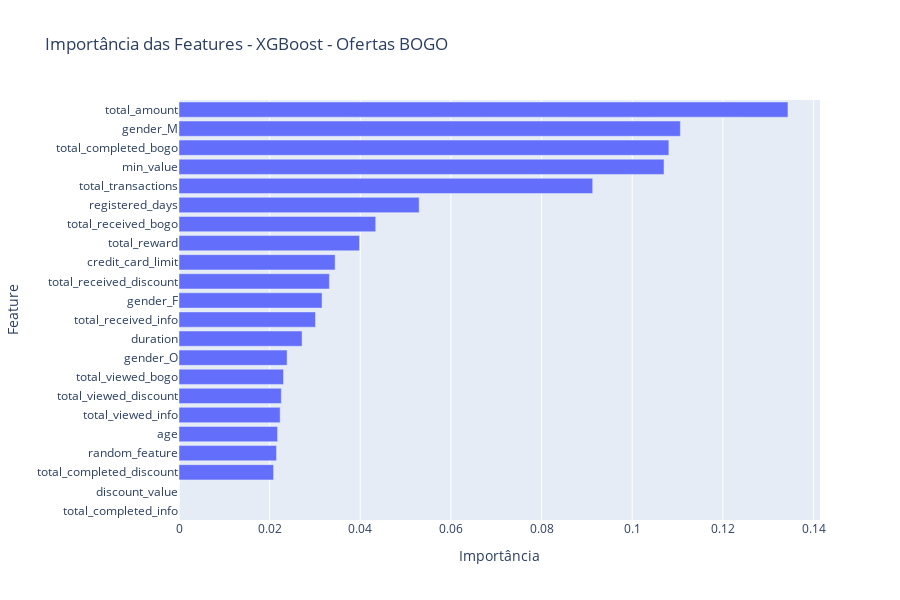

This figure's notebook cell:
### Code cell
xgb_model = bogo_models["XGBoost"]
importancias = xgb_model.feature_importances_
nomes_features = X_b.columns

importancia_df = pd.DataFrame({
    "Feature": nomes_features,
    "Importância": importancias
}).sort_values(by="Importância", ascending=False)

fig = go.Figure([
    go.Bar(
        x=importancia_df["Importância"],
        y=importancia_df["Feature"],
        orientation='h'
    )
])

fig.update_layout(
    title="Importância das Features - XGBoost - Ofertas BOGO",
    xaxis_title="Importância",
    yaxis_title="Feature",
    yaxis=dict(autorange="reversed"),
    height=600,
)

fig.show()

### Figure 1 — Plotly figure (JSON) as saved in the notebook; plotly's stock layout.template omitted (floating-point values rounded to 4 significant figures)
{"data": [{"orientation": "h", "type": "bar", "x": [0.1344, 0.1106, 0.1081, 0.107, 0.09128, 0.05299, 0.04341, 0.03983, 0.03445, 0.03318, 0.03156, 0.03011, 0.02715, 0.02385, 0.02306, 0.02258, 0.02232, 0.02175, 0.02152, 0.02087, 0.0, 0.0], "y": ["total_amount", "gender_M", "total_completed_bogo", "min_value", "total_transactions", "registered_days", "total_received_bogo", "total_reward", "credit_card_limit", "total_received_discount", "gender_F", "total_received_info", "duration", "gender_O", "total_viewed_bogo", "total_viewed_discount", "total_viewed_info", "age", "random_feature", "total_completed_discount", "discount_value", "total_completed_info"]}], "layout": {"height": 600, "title": {"text": "Importância das Features - XGBoost - Ofertas BOGO"}, "xaxis": {"title": {"text": "Importância"}}, "yaxis": {"autorange": "reversed", "title": {"text": "Feature"}}}}
